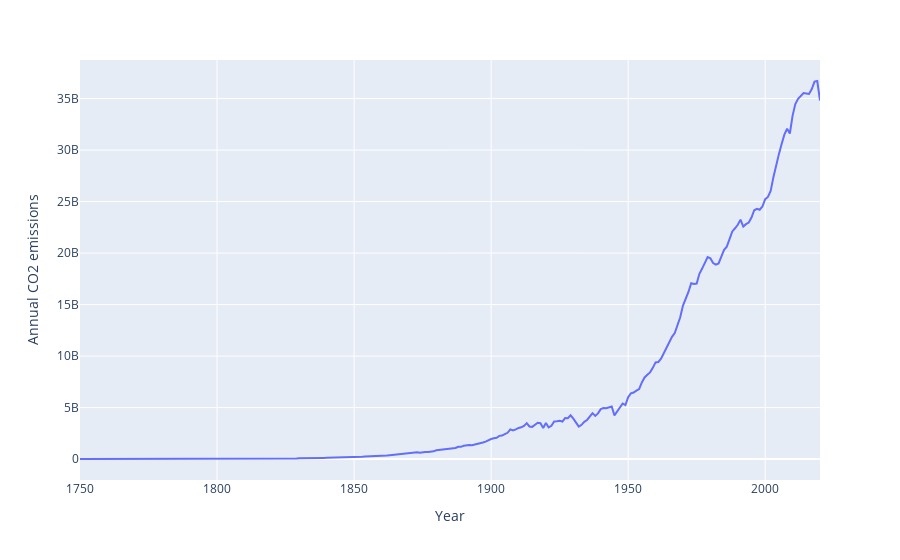

Here is the notebook cell this chart was saved with:
### Markdown cell above
### Using TSA to predict future CO2 emissions

### Code cell
df3 = pd.read_csv('../data/annual-co-emissions-by-region.csv')
df3 = df3.rename(columns={'Annual CO2 emissions (zero filled)': "Annual CO2 emissions"})
df3 = df3.loc[df3['Entity'] == 'World']
df3 = df3.sort_values('Year')
px.line(df3, x = 'Year', y = 'Annual CO2 emissions')

### Figure 1 — Plotly figure (JSON) as saved in the notebook; plotly's stock layout.template omitted (floating-point values rounded to 4 significant figures; data arrays with more than 128 entries replaced by an {"elided": "..."} marker saying what was removed)
{"data": [{"hovertemplate": "Year=%{x}<br>Annual CO2 emissions=%{y}<extra></extra>", "legendgroup": "", "line": {"color": "#636efa", "dash": "solid"}, "mode": "lines", "name": "", "orientation": "v", "showlegend": false, "type": "scatter", "x": {"elided": "271 int values"}, "xaxis": "x", "y": {"elided": "271 int values"}, "yaxis": "y"}], "layout": {"legend": {"tracegroupgap": 0}, "margin": {"t": 60}, "xaxis": {"anchor": "y", "domain": [0, 1], "title": {"text": "Year"}}, "yaxis": {"anchor": "x", "domain": [0, 1], "title": {"text": "Annual CO2 emissions"}}}}
